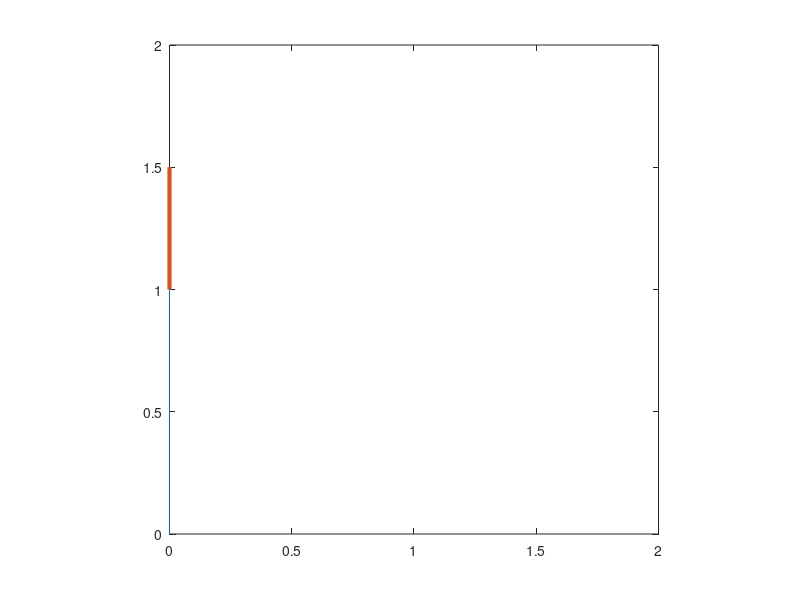

MATLAB code to generate this figure: (Note: this script raises an error after producing the figure.)
close all
clc

%Inputs
l1=1;
l2=0.5;

tht1=linspace(0,90,15);
tht2=linspace(0,90,15);
ct=1;
for i=1:length(tht1)
    THT1=tht1(i);
    for j=1:length(tht2)
        THT2=tht2(j);
        x0=0;
        y0=0;

        x1=l1*cosd(THT1);
        y1=l1*sind(THT1);

        x2=x1+l2*cosd(THT2);
        y2=y1+l2*sind(THT2);

        %Plotting
        
        plot([x0 x1],[y0 y1],[x1 x2],[y1 y2],'Linewi',3)
        pause(0.01)
        axis([0 2 0 2])
        axis equal
        M(ct)=getframe(gcf);
        ct=ct+1;
        
    end
end
movie(M)
videofile=VideoWriter('forward_kinem.avi','uncompressed AVI');
open(videofile)
writeVideo(videofile,M)
close(videofile)
